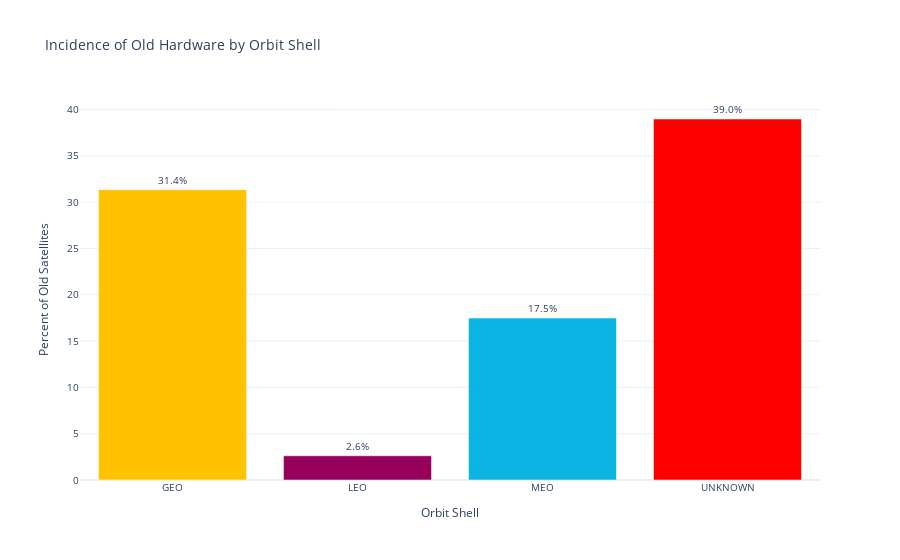

The notebook cell this image was saved under:
### Code cell
# Chart 6: Incidence of Old Hardware
old_hw = df.groupby('orbit_shell').apply(
    lambda x: (x['sat_age'] > 15).mean()*100
).reset_index(name = 'pct_old')

fig6 = px.bar(
    old_hw,
    x = 'orbit_shell',
    y = 'pct_old',
    text = 'pct_old',
    color = 'pct_old',
    color_continuous_scale = 'Rainbow',
    title = 'Incidence of Old Hardware by Orbit Shell'
)

fig6.update_traces(texttemplate = '%{text:.1f}%', textposition = 'outside')
fig6.update_layout(
    xaxis_title = 'Orbit Shell',
    yaxis_title = 'Percent of Old Satellites',
    template = 'plotly_white',
    coloraxis_showscale = False,
    font=dict(size=10)
)
fig6.show()

### Figure 1 — Plotly figure (JSON) as saved in the notebook; plotly's stock layout.template omitted (floating-point values rounded to 4 significant figures)
{"data": [{"hovertemplate": "orbit_shell=%{x}<br>pct_old=%{marker.color}<extra></extra>", "legendgroup": "", "marker": {"color": [31.36, 2.615, 17.48, 38.98], "coloraxis": "coloraxis", "pattern": {"shape": ""}}, "name": "", "orientation": "v", "showlegend": false, "text": [31.36, 2.615, 17.48, 38.98], "textposition": "outside", "texttemplate": "%{text:.1f}%", "type": "bar", "x": ["GEO", "LEO", "MEO", "UNKNOWN"], "xaxis": "x", "y": [31.36, 2.615, 17.48, 38.98], "yaxis": "y"}], "layout": {"barmode": "relative", "coloraxis": {"colorbar": {"title": {"text": "pct_old"}}, "colorscale": [[0, "rgb(150,0,90)"], [0.125, "rgb(0,0,200)"], [0.25, "rgb(0,25,255)"], [0.375, "rgb(0,152,255)"], [0.5, "rgb(44,255,150)"], [0.625, "rgb(151,255,0)"], [0.75, "rgb(255,234,0)"], [0.875, "rgb(255,111,0)"], [1, "rgb(255,0,0)"]], "showscale": false}, "font": {"size": 10}, "legend": {"tracegroupgap": 0}, "title": {"text": "Incidence of Old Hardware by Orbit Shell"}, "xaxis": {"anchor": "y", "domain": [0, 1], "title": {"text": "Orbit Shell"}}, "yaxis": {"anchor": "x", "domain": [0, 1], "title": {"text": "Percent of Old Satellites"}}}}
